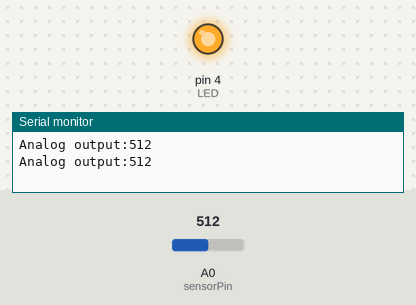
Recording of a sketch running on a simulated Arduino Uno, built with avr-gcc and run on an emulated ATmega328P. On the bench: output pins drawn as LEDs (lit = HIGH), the last lines printed to the serial monitor. The test bench sets the inputs (shaded band); at power-on: A0 (sensorPin) = 512. Pins used as bus, display or sensor lines are not drawn.

Above: at 1.8 s.
1.9 s: A0 (sensorPin) set to 1014
3.4 s: A0 (sensorPin) set to 1023
At 4.3 s:
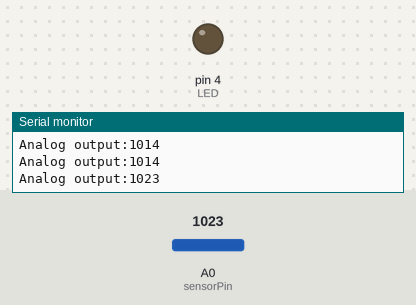
5.5 s: A0 (sensorPin) set to 900
At 6.6 s:
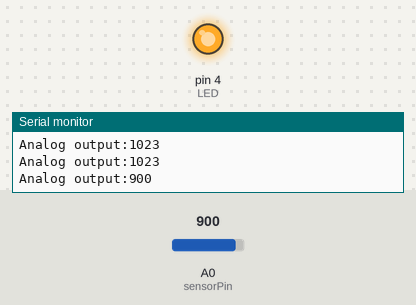
Timing chart, 0 to 8.5 s (numbered marks = the images above; inputs shaded):
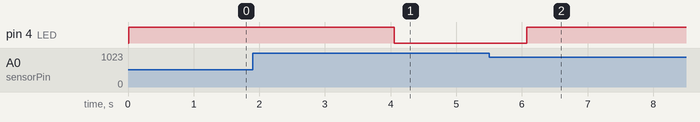

The sketch:

Soil_Moisture_Sensor.ino
```cpp
//sensor pins

#define sensorPower 7
#define sensorPin A0
#define LED 4

void setup() {
  // put your setup code here, to run once:
  pinMode(sensorPower, OUTPUT);
  pinMode(LED, OUTPUT);

  //Initially keeping low
  digitalWrite(sensorPower, LOW);

  Serial.begin(9600);
}

void loop() {
  // put your main code here, to run repeatedly:
  Serial.print("Analog output:");

  Serial.println(readSensor());

  delay(1000);
}

int readSensor(){
  digitalWrite(sensorPower, HIGH);
  delay(10);
  int val = analogRead(sensorPin);
  if (val < 1023){
    digitalWrite(LED, HIGH);  // turn the LED on (HIGH is the voltage level)
  }
  else{
    digitalWrite(LED,LOW);
  }
  digitalWrite(sensorPower, LOW);
  return val;
}
```

Measured:
- the behaviour switches between 1022 and 1023 on A0 (sensorPin) (found by bisection; images 0 and 1)
- after the input at 3.4 s, pin 4 (LED): HIGH → LOW after 0.65 s
- after the input at 5.5 s, pin 4 (LED): LOW → HIGH after 0.57 s
